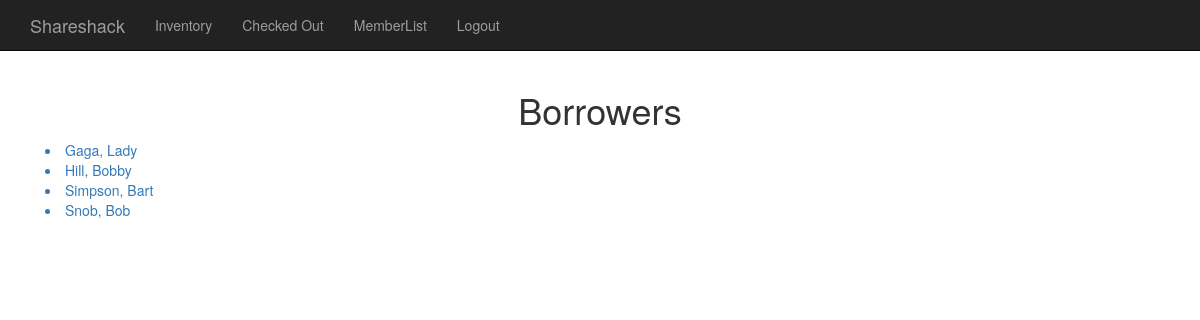
Page /shareShack/borrowers/ (signed in) on the committed database.
### shareShack/models.py (models this page shows, shortened)
class Borrower(models.Model):
    first_name = models.CharField(max_length=30)
    last_name = models.CharField(max_length=30)
    email = models.EmailField()
    cardnumber = models.IntegerField(unique=True)
    dateJoined = models.DateField(auto_now_add=True)
    memberOf = models.ForeignKey(Organization, on_delete=models.CASCADE)

### shareShack/views.py (the view)
@login_required
def borrowers(request):
    borrowers = Borrower.objects.all().order_by('last_name')
    return render(request, 'borrowers.html', { 'borrowers': borrowers })

### templates/borrowers.html (shortened to what this page needs)
{%extends "layout.html"%}
{% load static %}
{%block logo%}Borrowers{%endblock%}
{%block content%}
<div class="container">
    {% for borrower in borrowers %}
        <a href ="/shareShack/{{ borrower.id }}/">
          <li>{{ borrower.last_name }}, {{borrower.first_name }}</li>
        </a>
    {% endfor %}
</div>
{%endblock%}

### static/css/3-col-portfolio.css (style rules this page uses)
body { padding-top: 70px; }

### rows in the picture
Borrower: last_name "Gaga", first_name "Lady"
Borrower: last_name "Hill", first_name "Bobby"
Borrower: last_name "Simpson", first_name "Bart"
Borrower: last_name "Snob", first_name "Bob"
